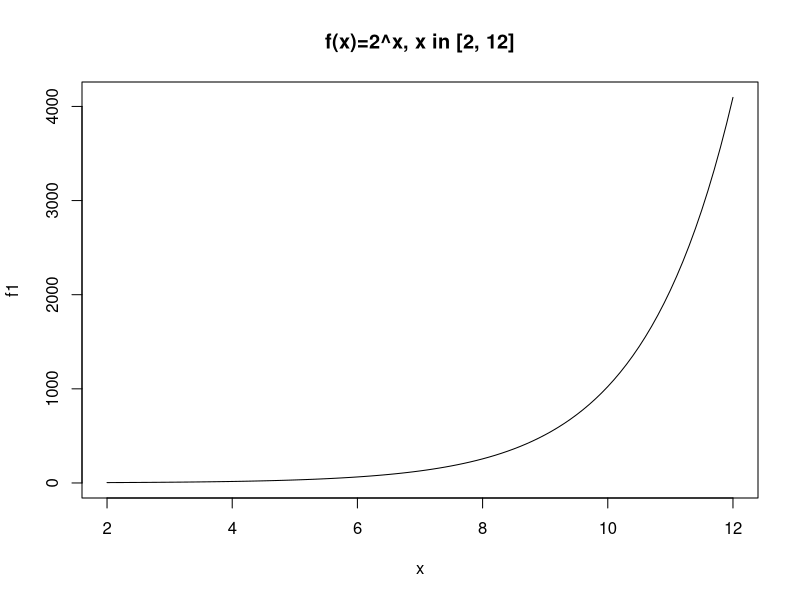
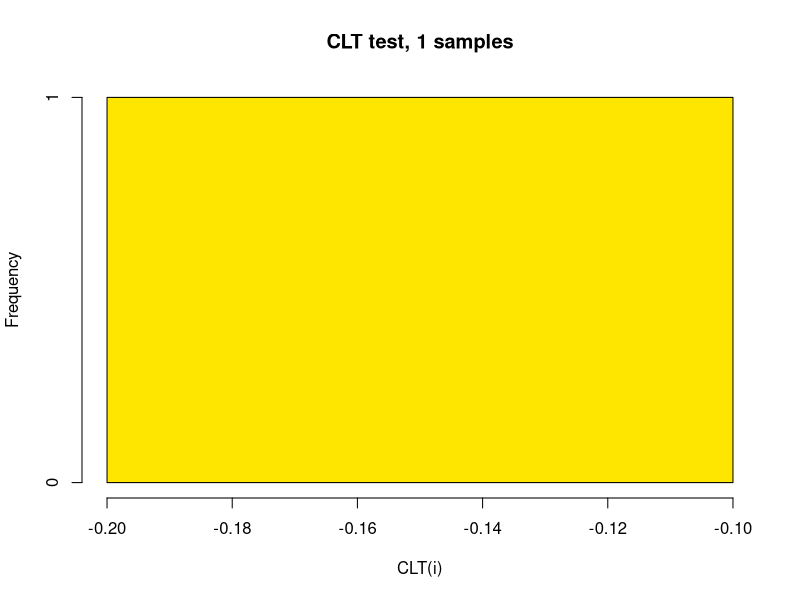
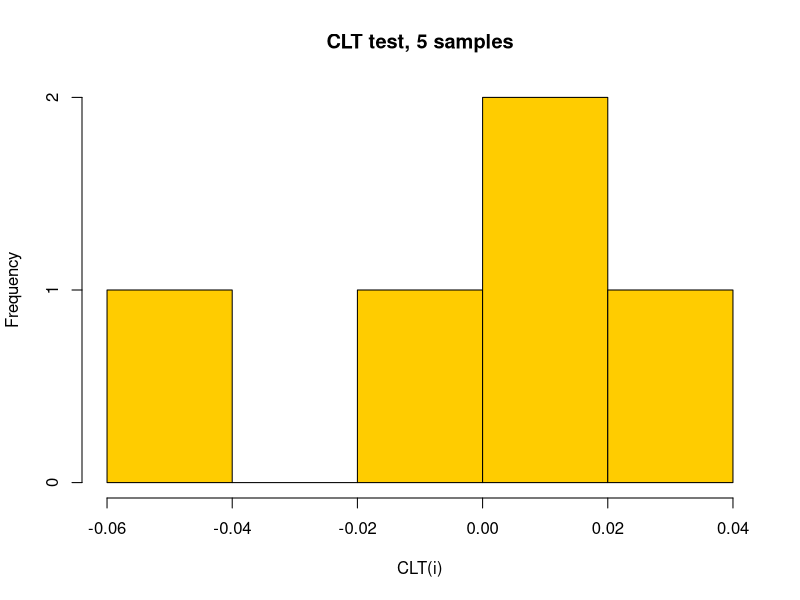
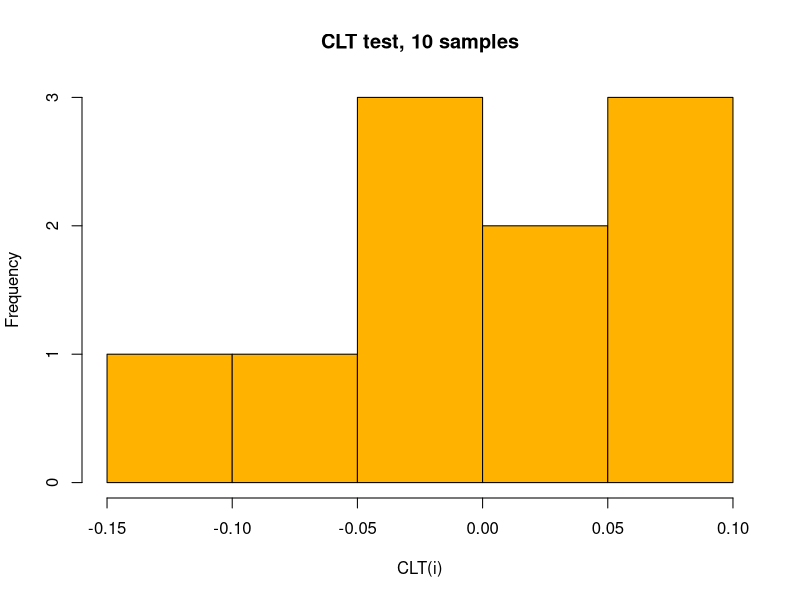
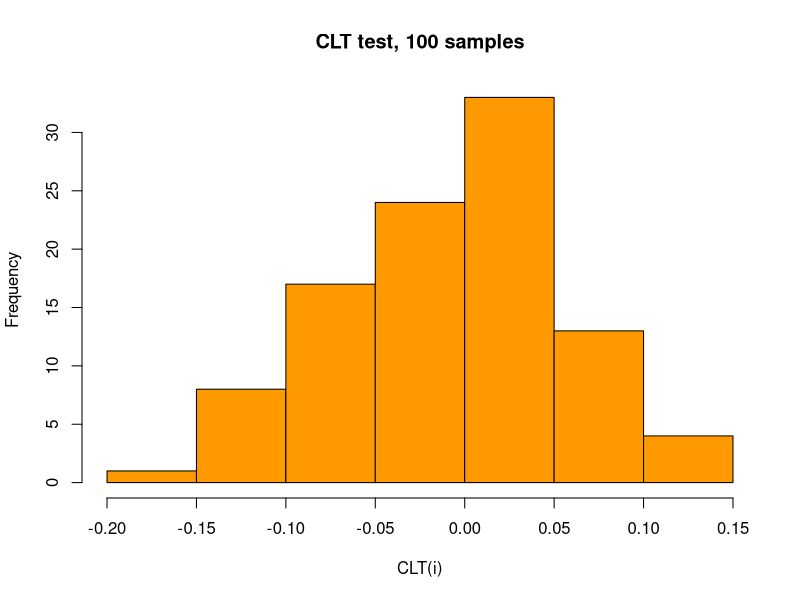
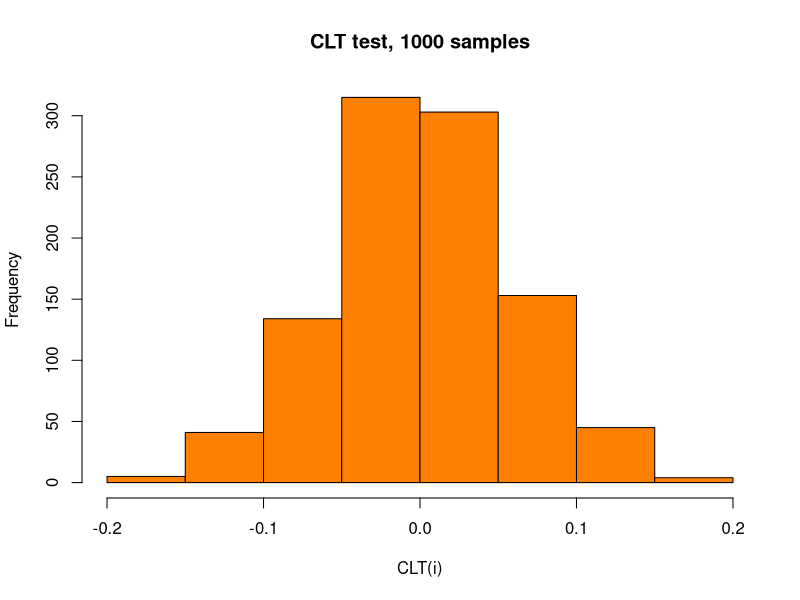
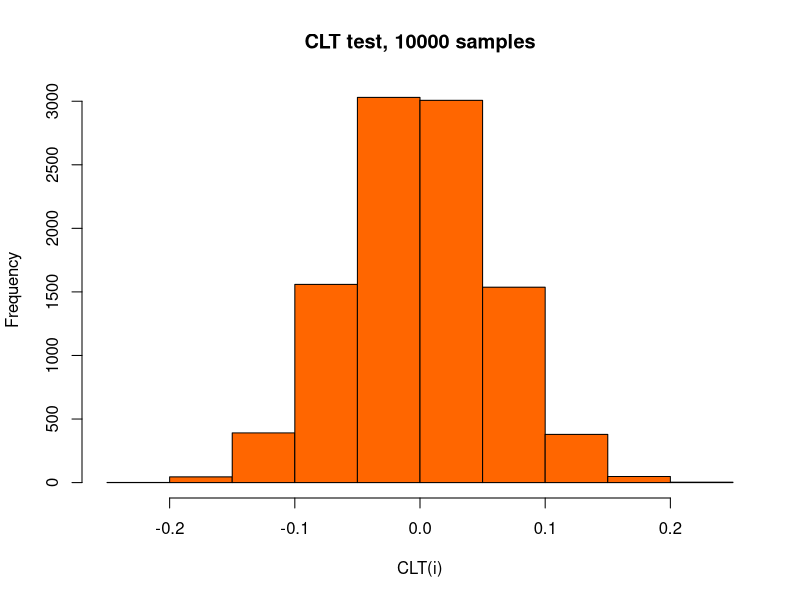
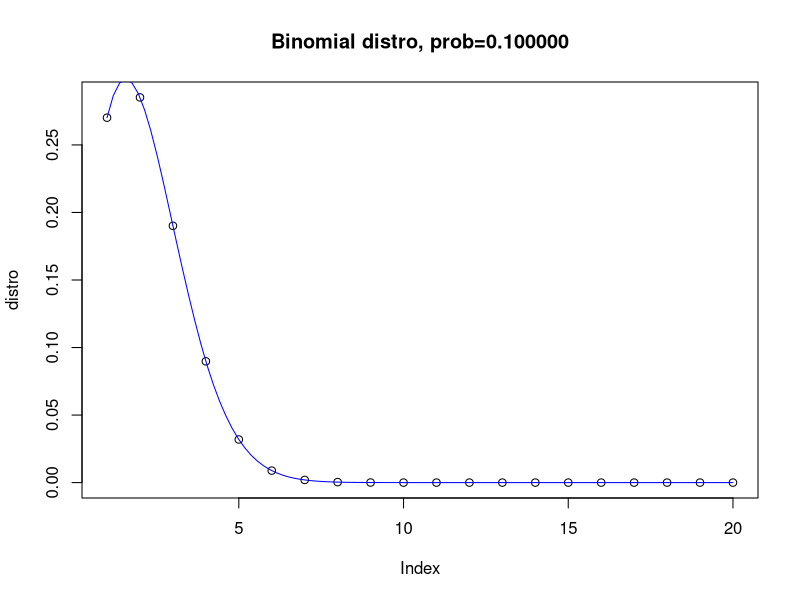

R code for these plots, in order:
# PR 1
f1_a <- 2
f1_b <- 12
f1 <- function(x) {
  return (2^x)
}
f1_label = sprintf("f(x)=2^x, x in [%d, %d]", f1_a, f1_b)
plot(f1, main=f1_label, from=f1_a, to=f1_b)

# PR 2
for(p in seq(from=0.1, to=0.9, by=0.1)) {
  distro = dbinom(1:20, prob=p, size=20)
  label = sprintf("Binomial distro, prob=%f", p)
  fname = sprintf("binomial_prob_0_%d.pdf", as.integer(p * 10))
  pdf(fname, 8.27, 5.83) # A5
  plot(distro, main=label)
  curve(splinefun(seq(from=1, to=20), distro)(x), from=1, to=20, add=T, col="blue")
  dev.off()
}

# PR 3
# numsamples <- 3
numsamples <- 10000

#CLT <- function(n) {
#  sums = rep(0, numsamples)
#  for(i in seq(n)) {
#    current = runif(numsamples, min=-10, max=10)
#    print(current)
#    sums <- sums + current
#  }
#  
#  print(sums)
#  avgs = sapply(sums, function(x) return (x/n))
#  return (avgs)
#}

CLT <- function(n) {
  avgs <- rep(0, n)
  for(i in seq(n)) {
    curavg = mean(runif(numsamples, min=-10, max=10))
    avgs[i] <- curavg
  }
  return (avgs)
}

# print (CLT(1))
# print (CLT(5))
# print(CLT(10))
# print (CLT(100))
# values <- c(1, 5, 10, 100, 1000, 10000)
values <- c(1, 5, 10, 100, 1000, 10000)
col = 0.1
for(i in values) {
  label = sprintf("CLT test, %d samples", i)
  hist(CLT(i), main=label, col=rgb(1, 1 - col, 0, 1))
  col = col + 0.1
}
